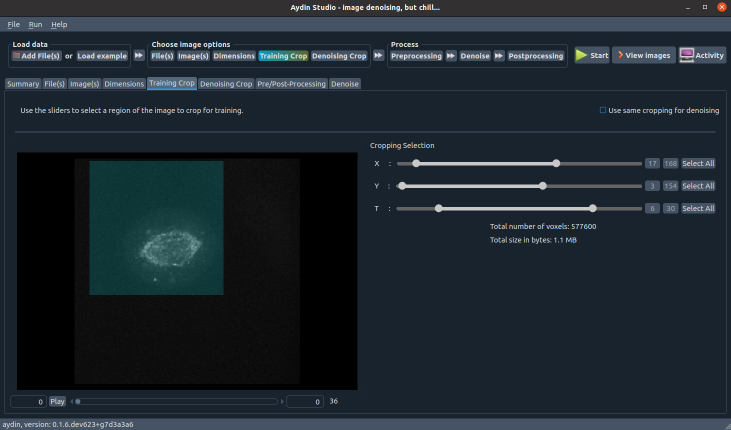
#> input picture _images/aydin_crop_tab.png, 1461 x 859 px (shown at 1/2 size); its folder holds only this picture in this run
$ python -i correlation.py   (imports and definitions only)
#> lines starting #> are read from the running program, lines starting #| are printed output that depends on the picture
"""Correlation analysis for images.

This module provides functions to compute correlation curves and distances
along each axis of an image. Useful for analyzing the spatial structure
of signals and noise.
"""

import random

import numpy
import scipy


def correlation_distance(input_image, target_image=None, method: str = 'firstmin'):
    """Compute correlation distances along each axis of an image.

    For each spatial dimension, estimates the distance at which the
    correlation drops to zero or reaches a minimum, depending on the method.

    Parameters
    ----------
    input_image : numpy.typing.ArrayLike
        Input image to analyze.
    target_image : numpy.typing.ArrayLike, optional
        Target image for cross-correlation. If None, the input image
        is correlated with itself (autocorrelation).
    method : str
        Method to determine the correlation distance. One of:
        - ``'zerocross'``: distance at first zero crossing.
        - ``'firstmin'``: distance at the first local minimum below zero.
        - ``'min'``: distance at the global minimum below zero.

    Returns
    -------
    correlation_distances : tuple
        Tuple of correlation distances, one per spatial dimension.
    """

    correlation_curves_list = correlation(input_image, target_image)

    correlation_distances_list = []

    for correlation_curve in correlation_curves_list:

        if correlation_curve is None:
            correlation_distances_list.append(0)
        else:
            length = correlation_curve.shape[0]

            if method == 'zerocross':
                correlation_distance = 0
                for distance in range(length):
                    value = correlation_curve[distance]
                    if value < 0:
                        correlation_distance = distance
                        break

                correlation_distances_list.append(correlation_distance)

            elif method == 'firstmin':
                last_value = 1
                correlation_distance = 0
                for distance in range(length):
                    value = correlation_curve[distance]
                    if value > last_value and value < 0:
                        correlation_distance = distance - 1
                        break
                    last_value = value

                correlation_distances_list.append(correlation_distance)

            elif method == 'min':
                min_value = 1
                min_distance = 0
                for distance in range(length):
                    value = correlation_curve[distance]
                    if value < min_value and value < 0:
                        min_value = value
                        min_distance = distance
                correlation_distances_list.append(min_distance)

    return tuple(correlation_distances_list)


def correlation(
    input_image,
    target_image=None,
    nb_samples: int = 4 * 1024,
    max_length: int = 256,
    smooth: bool = True,
):
    """Compute correlation curves along each axis of an image.

    Estimates the 1D correlation function along each dimension by sampling
    random lines from the image and averaging their correlations.

    Parameters
    ----------
    input_image : numpy.typing.ArrayLike
        Input image to analyze.
    target_image : numpy.typing.ArrayLike, optional
        Target image for cross-correlation. If None, the input image
        is correlated with itself (autocorrelation).
    nb_samples : int
        Number of random line samples per dimension.
    max_length : int
        Maximum length of sampled lines in pixels.
    smooth : bool
        If True, applies smoothing (convolution and median filters) to
        the averaged correlation curve.

    Returns
    -------
    correlation_curves : tuple
        Tuple of 1D numpy arrays (or None), one per dimension. Each array
        contains the normalized correlation as a function of distance.
        None is returned for dimensions shorter than 3 pixels.
    """

    # Determine image(s)  shape:
    shape = input_image.shape

    # Initialise target image if  None:
    if target_image is None:
        target_image = input_image

    # Makes sure that the images have the same shape:
    if input_image is not target_image and input_image.shape != target_image.shape:
        raise ValueError('Input image and target image has different shapes.')

    # Number of dimensions:
    nb_dim = len(shape)

    # This list will contain the correlation vectors for each and every dimension:
    corr_list = []

    # We iterate for each dimension:
    for dim in range(nb_dim):

        dim_length = shape[dim]

        if dim_length >= 3:

            max_length_dim = min(dim_length, max_length)

            corr_samples_list = []
            counter = 0

            for sample in range(nb_samples):
                slice_list = list(random.randrange(0, shape[i]) for i in range(nb_dim))

                pos = random.randrange(0, 1 + shape[dim] - max_length_dim)
                slice_list[dim] = slice(pos, pos + max_length_dim, 1)

                line_array_input = input_image[tuple(slice_list)]
                line_array_target = target_image[tuple(slice_list)]

                line_array_input = line_array_input.astype(numpy.float64, copy=False)
                line_array_target = line_array_target.astype(numpy.float64, copy=False)

                line_array_input = line_array_input - (
                    line_array_input.sum() / line_array_input.shape[0]
                )
                line_array_target = line_array_target - (
                    line_array_target.sum() / line_array_target.shape[0]
                )

                corr = numpy.correlate(line_array_input, line_array_target, mode='full')
                corr = corr[corr.size // 2 :]

                if corr[0] <= 0:
                    continue

                # corr = numpy.abs(corr)

                corr_samples_list.append(corr)

                counter += 1

            if len(corr_samples_list) > 0:
                corr_samples_stack = numpy.stack(corr_samples_list)
                corr_avg = numpy.median(corr_samples_stack, axis=0)

                # corr_avg = corr_avg / numpy.sum(corr_avg)

                if smooth and corr_avg.size >= 3:
                    corr_avg[1:] = numpy.convolve(
                        corr_avg, numpy.ones(3) / 3.0, mode='same'
                    )[1:]
                    corr_avg[1:] = numpy.convolve(
                        corr_avg, numpy.ones(3) / 3.0, mode='same'
                    )[1:]
                    corr_avg[1:] = scipy.signal.medfilt(corr_avg, kernel_size=3)[1:]
                    corr_avg[1:] = scipy.signal.medfilt(corr_avg, kernel_size=5)[1:]
                    corr_avg[1:] = scipy.signal.medfilt(corr_avg, kernel_size=7)[1:]
                    # corr_avg[1:] = numpy.convolve(corr_avg, numpy.ones(3) / 3.0, mode='same')[1:]
                    # corr_avg[1:] = numpy.convolve(corr_avg, numpy.ones(3) / 3.0, mode='same')[1:]
                    # corr_avg = numpy.convolve(corr_avg, numpy.ones(3) / 3.0, mode='same')

                corr_avg = corr_avg / corr_avg[0]
            else:
                corr_avg = None

        else:
            # Dimension is way too short:
            corr_avg = None

        corr_list.append(corr_avg)

    return tuple(corr_list)

>>> import cv2
>>> picture = cv2.imread('../../_images/aydin_crop_tab.png', cv2.IMREAD_GRAYSCALE)
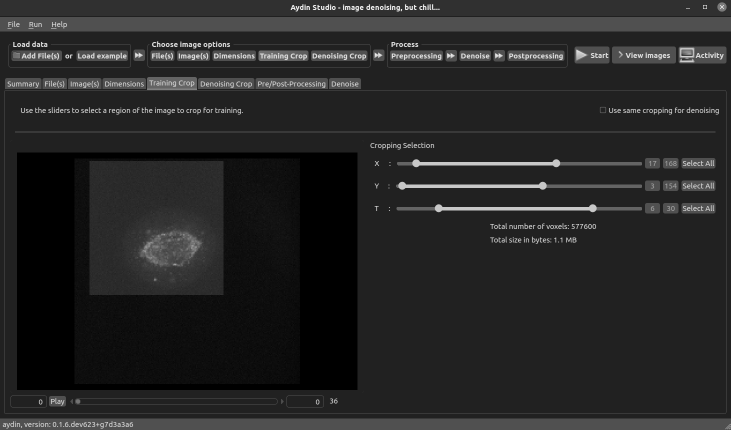
#> picture: shape (859, 1461) (shown at 1/2 size); min 0, max 253, mean 37.9
>>> result = correlation_distance(picture)
#> after the loop in correlation, `for dim in range(nb_dim):`:
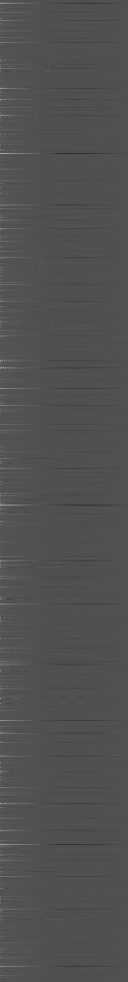
#> corr_samples_stack: shape (1963, 256) float64 (shown at 1/2 size); min -965273.7, max 2073269.5, mean 328.9; drawn with min black and max white
#> after the loop in correlation, `for dim in range(nb_dim):`: corr_list = 2 items
#> the loop in correlation_distance, `for correlation_curve in correlation_curves_list: ` made 2 passes
#> length on passes 1 to 2: 256, 256
#> after the loop in correlation_distance, `for correlation_curve in correlation_curves_list:`: correlation_distances_list = [29, 118]
#> result = (29, 118)

$ run again, on _images/aydin_denoise_tab.png
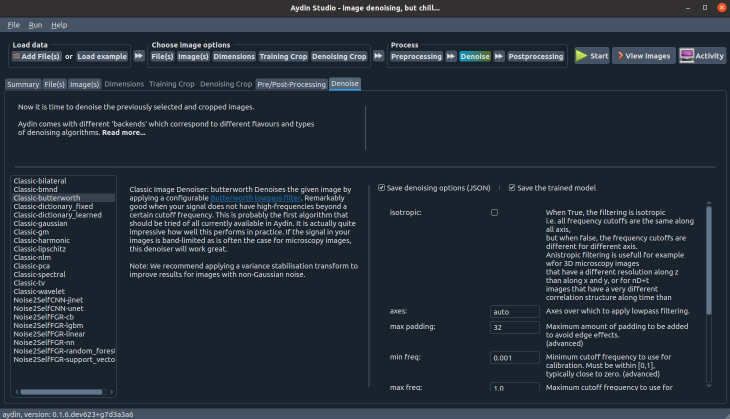
#> input picture _images/aydin_denoise_tab.png, 1460 x 838 px (shown at 1/2 size)
#> after the loop in correlation, `for dim in range(nb_dim):`:
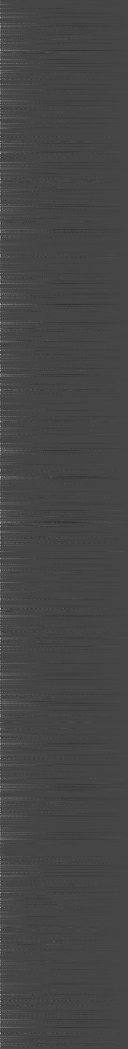
#> corr_samples_stack: shape (2098, 256) float64 (shown at 1/2 size); min -714664, max 1889136.7, mean 732.1; drawn with min black and max white
#> after the loop in correlation, `for dim in range(nb_dim):`: corr_list = 2 items
#> the loop in correlation_distance, `for correlation_curve in correlation_curves_list: ` made 2 passes
#> length on passes 1 to 2: 256, 256
#> after the loop in correlation_distance, `for correlation_curve in correlation_curves_list:`: correlation_distances_list = [27, 24]
#> result = (27, 24)

$ run again, on _images/aydin_dims_tab_complex.png
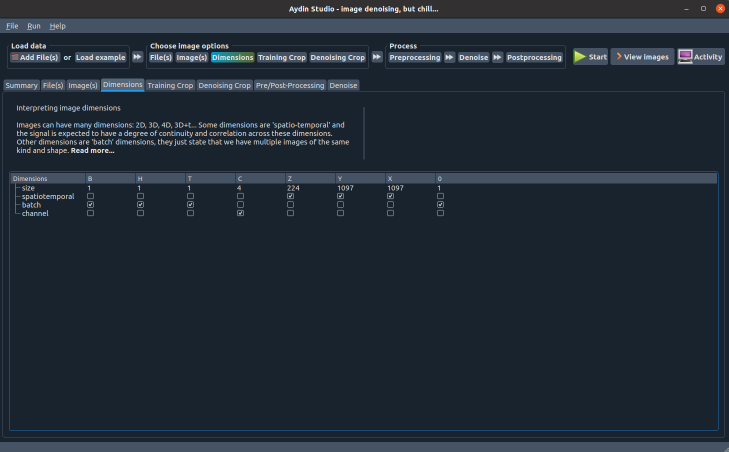
#> input picture _images/aydin_dims_tab_complex.png, 1457 x 904 px (shown at 1/2 size)
#> after the loop in correlation, `for dim in range(nb_dim):`:
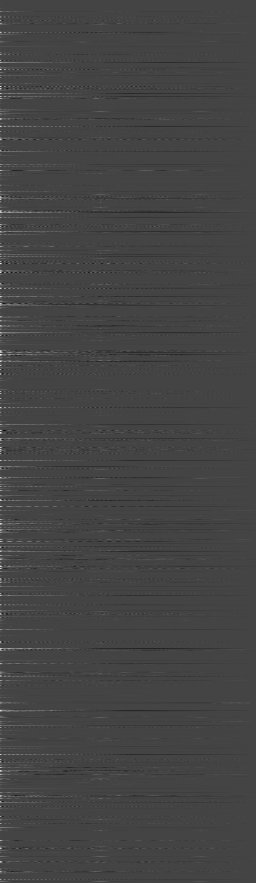
#> corr_samples_stack: shape (883, 256) float64; min -712932.1, max 1950746.9, mean 582.5; drawn with min black and max white
#> after the loop in correlation, `for dim in range(nb_dim):`: corr_list = 2 items
#> the loop in correlation_distance, `for correlation_curve in correlation_curves_list: ` made 2 passes
#> length on passes 1 to 2: 256, 256
#> after the loop in correlation_distance, `for correlation_curve in correlation_curves_list:`: correlation_distances_list = [43, 61]
#> result = (43, 61)
